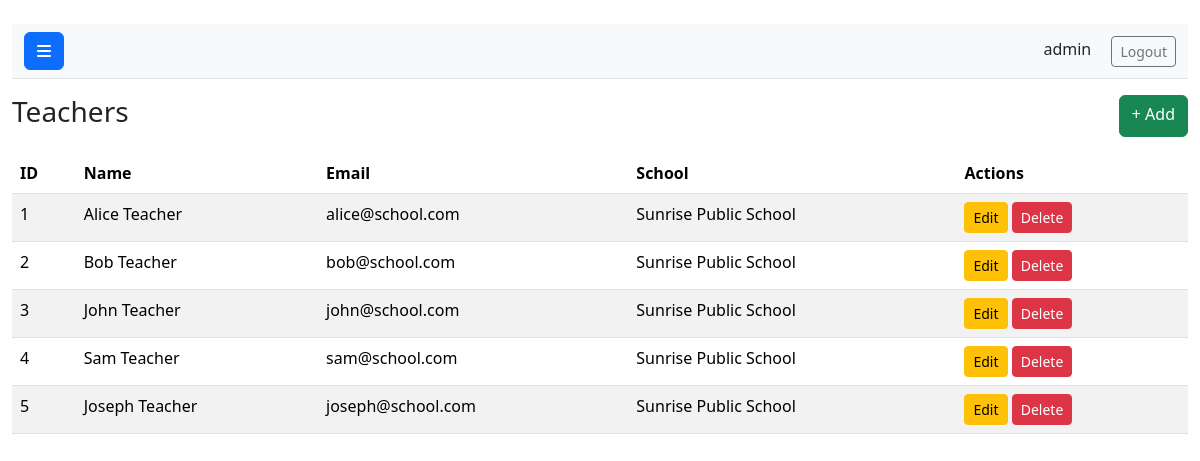
Screenshot of /teachers/ (signed in) with the database file from the repository.
### core/models.py (models this page shows, shortened)
class User(AbstractUser):
    role = models.ForeignKey(Role, null=True, blank=True, on_delete=models.SET_NULL)
    groups = models.ManyToManyField(
        'auth.Group',
        verbose_name='groups',
        blank=True,
        help_text='The groups this user belongs to. A user will get all permissions granted to each of their groups.',
        related_name='core_user_set',
        related_query_name='user',
    )
    user_permissions = models.ManyToManyField(
        'auth.Permission',
        verbose_name='user permissions',
        blank=True,
        help_text='Specific permissions for this user.',
        related_name='core_user_set',
        related_query_name='user',
    )

class Teacher(models.Model):
    user = models.ForeignKey(User, on_delete=models.CASCADE, null=True, blank=True)
    name = models.CharField(max_length=100)
    email = models.EmailField(unique=True)
    school = models.ForeignKey(School, on_delete=models.CASCADE)
    subjects = models.ManyToManyField(Subject, blank=True)

class School(models.Model):
    name = models.CharField(max_length=255)
    address = models.TextField(blank=True)

### core/views.py (the view)
# urls.py: path('teachers/', views.teachers_list, name='teachers_list'),
@login_required
@role_required('Admin')
def teachers_list(request):
    teachers = Teacher.objects.all()
    return render(request,'teachers/list.html',{'teachers':teachers})

### core/views.py (called while the page is built)
def role_required(*role_names):
    def decorator(view_func):
        @wraps(view_func)
        def _wrapped_view(request, *args, **kwargs):
            if request.user.is_superuser:
                return view_func(request, *args, **kwargs)
            if hasattr(request.user, 'role') and request.user.role.name in role_names:
                return view_func(request, *args, **kwargs)
            return redirect('select_dashboard')
        return _wrapped_view
    return decorator

### templates/teachers/list.html (shortened to what this page needs)
{% extends 'base.html' %}
{% block content %}
<div class="d-flex {% if user.is_authenticated %}toggled{% endif %}" id="wrapper">
      <div id="page-content-wrapper"
        style="{% if user.is_authenticated %}
          width:100%;
        {% else %}
          width:100%; margin-left:0;
        {% endif %}">
        <nav class="navbar navbar-expand-lg navbar-light bg-light border-bottom">
          <div class="container-fluid">
              <button class="btn btn-primary" id="sidebarToggle"><i class="fa fa-bars"></i></button>
            <div class="ms-auto">
              {% if user.is_authenticated %}
                <span class="me-3">{{ user.username }}</span>
                <a href="/logout/" class="btn btn-outline-secondary btn-sm">Logout</a>
              {% else %}
                <a href="/login/" class="btn btn-outline-primary btn-sm">Login</a>
              {% endif %}
            </div>
          </div>
        </nav>
<div class="d-flex justify-content-between mb-3  pt-3"><h3>Teachers</h3><a href="/teachers/add/" class="btn btn-success">+ Add</a></div>
<table class="table table-striped">
<thead><tr><th>ID</th><th>Name</th><th>Email</th><th>School</th><th>Actions</th></tr></thead>
<tbody>
{% for t in teachers %}
<tr>
<td>{{ t.id }}</td>
<td>{{ t.name }}</td>
<td>{{ t.email }}</td>
<td>{{ t.school.name }}</td>
<td>
<a href="/teachers/edit/{{ t.id }}/" class="btn btn-sm btn-warning">Edit</a>
<button class="btn btn-sm btn-danger" onclick="confirmDelete('{{ t.id }}')">Delete</button>
</td>
</tr>
{% endfor %}
</tbody>
</table>
{% endblock %}

### templates/base.html (shortened to what this page needs)
<!DOCTYPE html>
<html lang="en">
  <head>
    <link href="https://cdn.jsdelivr.net/npm/bootstrap@5.3.2/dist/css/bootstrap.min.css" rel="stylesheet" />
    <link rel="stylesheet" href="https://cdnjs.cloudflare.com/ajax/libs/font-awesome/6.4.0/css/all.min.css" />
  </head>
  <body>
        <div class="container-fluid mt-4">
          {% block content %}
          {% endblock %}
        </div>
      </div>
    </div>
  </body>
</html>

### templates/base.html (style rules this page uses)
#wrapper.toggled #page-content-wrapper { margin-left: 0; width: 100%; }

### rows the page displays
User: username "admin"
Teacher: id "1", name "Alice Teacher", email "alice@school.com", school.name "Sunrise Public School"
Teacher: id "2", name "Bob Teacher", email "bob@school.com", school.name "Sunrise Public School"
Teacher: id "3", name "John Teacher", email "john@school.com", school.name "Sunrise Public School"
Teacher: id "4", name "Sam Teacher", email "sam@school.com", school.name "Sunrise Public School"
Teacher: id "5", name "Joseph Teacher", email "joseph@school.com", school.name "Sunrise Public School"
